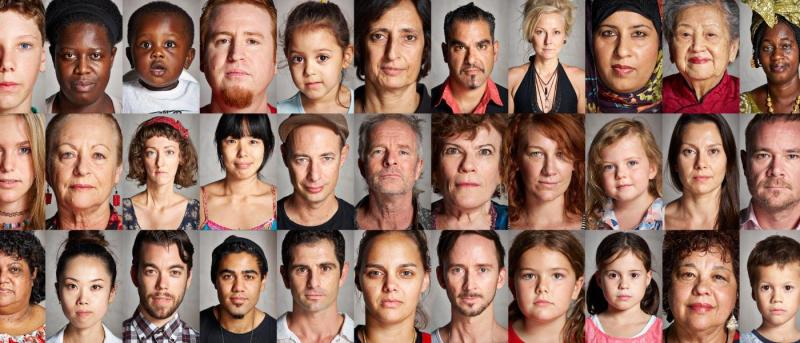
#> input picture face/test.jpg, 800 x 343 px
$ python face_replace.py test.jpg
#> lines starting #> are read from the running program, lines starting #| are printed output that depends on the picture; after the words box and inside, x2 and y2 are one past the last pixel; in counts of white or black regions, pixels touching at a corner belong together
#!/usr/bin/python
# face_replace.py
# Usage: python face_replace.py <image_file> [face index]

import sys
import cv2
from PIL import Image
from PIL import ImageOps
import random

IMAGEPATH = sys.argv[1]
CASCPATH = "haarcascade_frontalface_default.xml"


def replaceFaces(img=IMAGEPATH, casc=CASCPATH):
    """Replace all identified faces with the ones from a picture."""
#> called with img = 'test.jpg', casc = 'haarcascade_frontalface_default.xml'
    # Create the haar cascade
    face_cascade = cv2.CascadeClassifier(casc)
    print("Imported Cascade.")

    # Read the image
    image = cv2.imread(img)
#> image is the input picture: shape (343, 800, 3); mean B, G, R 99.5, 114, 149
    print("Imported Image: ", img)
    print(image.shape)
#| (343, 800, 3)

    gray = cv2.cvtColor(image, cv2.COLOR_BGR2GRAY)
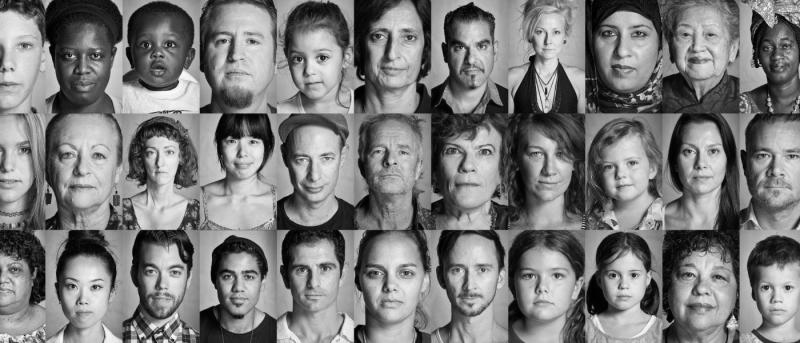
#> gray: shape (343, 800); min 0, max 254, mean 122.8
    print("Converted to Greyscale")

    # Detect faces in the image
    faces = face_cascade.detectMultiScale(
        image, scaleFactor=1.1, minNeighbors=5, minSize=(30, 30))
#> faces = 29 rows, first 6: [526, 16, 44, 44], [595, 252, 57, 57], [136, 133, 51, 51], [230, 181, 43, 43], [210, 253, 58, 58], [753, 271, 44, 44]

    print("Found {0} faces!".format(len(faces)))
#| Found 29 faces!

    # Draw a rectangle around the faces
    for (x, y, w, h) in faces:
        cv2.rectangle(image, (x, y), (x + w, y + h), (0, 255, 0), 2)
#> this loop made 29 passes
#> (x, y, w, h) on passes 1 to 12: (526, 16, 44, 44), (595, 252, 57, 57), (136, 133, 51, 51), (230, 181, 43, 43), (210, 253, 58, 58), (753, 271, 44, 44), (53, 261, 65, 65), (441, 22, 62, 62), (670, 127, 63, 63), (132, 247, 62, 62), (509, 247, 73, 73), (128, 21, 62, 62)
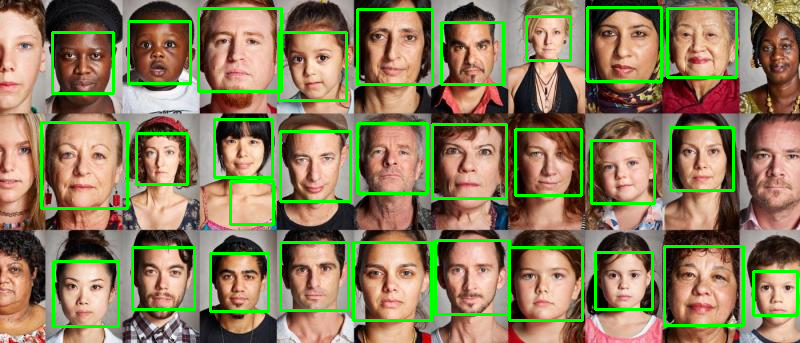
#> image: shape (343, 800, 3); 8.18% of pixels changed, all inside (x1, y1, x2, y2) = (40, 6, 799, 328)

    im = Image.open(IMAGEPATH)
#> (the run stopped early here; a loop or call above may not have finished)
